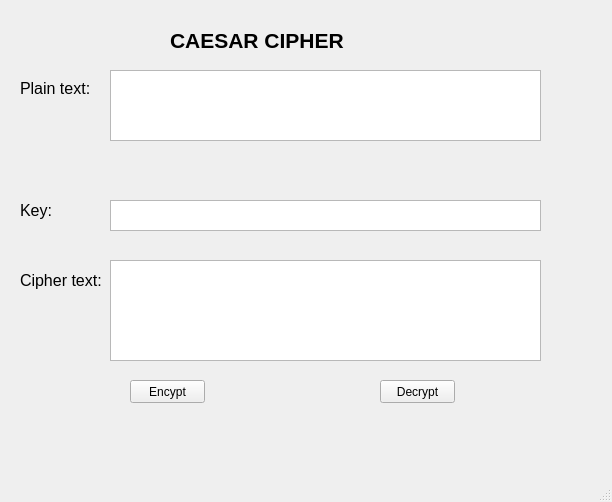
<?xml version="1.0" encoding="UTF-8"?>
<ui version="4.0">
 <class>MainWindow</class>
 <widget class="QMainWindow" name="MainWindow">
  <property name="geometry">
   <rect>
    <x>0</x>
    <y>0</y>
    <width>612</width>
    <height>502</height>
   </rect>
  </property>
  <property name="windowTitle">
   <string>MainWindow</string>
  </property>
  <widget class="QWidget" name="centralwidget">
   <widget class="QLabel" name="label_2">
    <property name="geometry">
     <rect>
      <x>170</x>
      <y>20</y>
      <width>191</width>
      <height>41</height>
     </rect>
    </property>
    <property name="font">
     <font>
      <pointsize>16</pointsize>
      <weight>75</weight>
      <bold>true</bold>
     </font>
    </property>
    <property name="text">
     <string>CAESAR CIPHER</string>
    </property>
   </widget>
   <widget class="QLabel" name="label">
    <property name="geometry">
     <rect>
      <x>20</x>
      <y>80</y>
      <width>81</width>
      <height>16</height>
     </rect>
    </property>
    <property name="font">
     <font>
      <pointsize>12</pointsize>
     </font>
    </property>
    <property name="text">
     <string>Plain text:</string>
    </property>
   </widget>
   <widget class="QLabel" name="label_3">
    <property name="geometry">
     <rect>
      <x>20</x>
      <y>200</y>
      <width>47</width>
      <height>21</height>
     </rect>
    </property>
    <property name="font">
     <font>
      <pointsize>12</pointsize>
     </font>
    </property>
    <property name="text">
     <string>Key:</string>
    </property>
   </widget>
   <widget class="QLabel" name="label_4">
    <property name="geometry">
     <rect>
      <x>20</x>
      <y>270</y>
      <width>81</width>
      <height>21</height>
     </rect>
    </property>
    <property name="font">
     <font>
      <pointsize>12</pointsize>
     </font>
    </property>
    <property name="text">
     <string>Cipher text:</string>
    </property>
   </widget>
   <widget class="QPlainTextEdit" name="txt_key">
    <property name="geometry">
     <rect>
      <x>110</x>
      <y>200</y>
      <width>431</width>
      <height>31</height>
     </rect>
    </property>
   </widget>
   <widget class="QPlainTextEdit" name="txt_plain_text">
    <property name="geometry">
     <rect>
      <x>110</x>
      <y>70</y>
      <width>431</width>
      <height>71</height>
     </rect>
    </property>
   </widget>
   <widget class="QPlainTextEdit" name="txt_cipher_text">
    <property name="geometry">
     <rect>
      <x>110</x>
      <y>260</y>
      <width>431</width>
      <height>101</height>
     </rect>
    </property>
   </widget>
   <widget class="QPushButton" name="btn_encrypt">
    <property name="geometry">
     <rect>
      <x>130</x>
      <y>380</y>
      <width>75</width>
      <height>23</height>
     </rect>
    </property>
    <property name="text">
     <string>Encypt</string>
    </property>
   </widget>
   <widget class="QPushButton" name="btn_decrypt">
    <property name="geometry">
     <rect>
      <x>380</x>
      <y>380</y>
      <width>75</width>
      <height>23</height>
     </rect>
    </property>
    <property name="text">
     <string>Decrypt</string>
    </property>
   </widget>
  </widget>
  <widget class="QMenuBar" name="menubar">
   <property name="geometry">
    <rect>
     <x>0</x>
     <y>0</y>
     <width>612</width>
     <height>21</height>
    </rect>
   </property>
  </widget>
  <widget class="QStatusBar" name="statusbar"/>
 </widget>
 <resources/>
 <connections/>
</ui>
